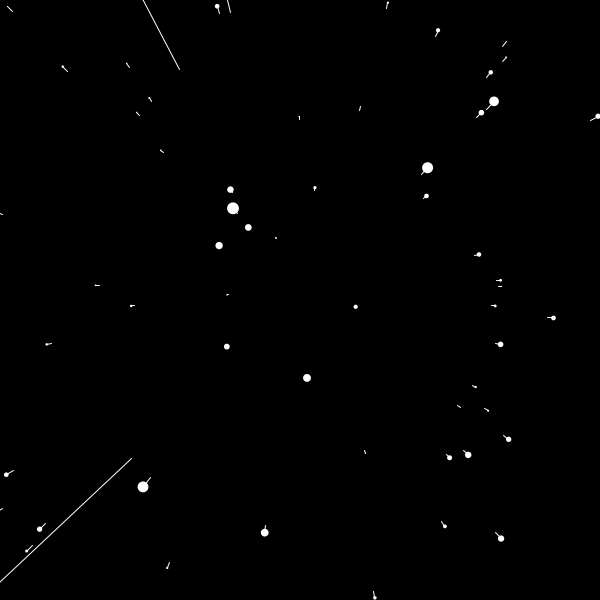
Frame 1 (no input)
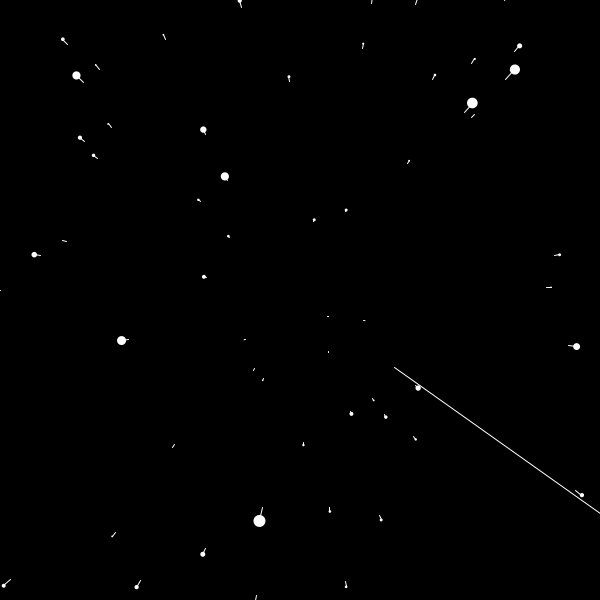
Frame 60 (the mouse pressed at the canvas centre just before this capture)
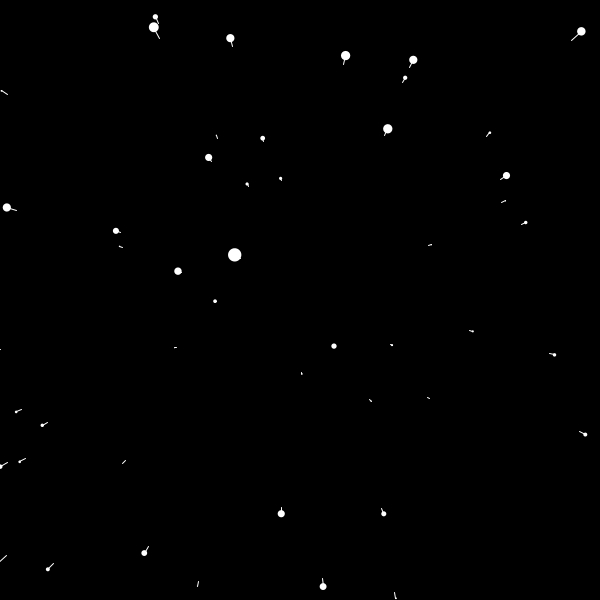
Frame 120 (the mouse held since frame 60 and released just before this capture)

The Processing sketch that drew these frames (run headless with seeded random() and noise(); from frame 60 on, the mouse is pressed at the canvas centre):

// Processing sketch: Starfield
// ── Starfield.pde
Star[] stars = new Star[600];
float speed;

void setup(){
  size(600,600);
  for(int i = 0; i < stars.length; i++){
    stars[i] = new Star();
  }
}

void draw(){
  background(0);
  speed = map(mouseX,0,width,0,50);
  translate(width/2,height/2);
  for(int i = 0; i < stars.length; i++){
    stars[i].update();
    stars[i].show();
  }
}

// ── Star.pde
class Star{
  float x, y, z;
  
  float pz;
  
  Star(){
    x = random(-width,width);
    y = random(-height,height);
    z = random(width);
    
    pz = z;
  }
  
  void update(){
    z = z - 10;
    if(z < 1){
      z = width;
      x = random(-width,width);
      y = random(-height,height);
    }
  }

  void show(){
    fill(255);
    noStroke();
    
    float sx = map(x/z,0,1,0,width);
    float sy = map(y/z,0,1,0,height);
    
    //size of stars
    float r = map(z,0,width,16,0);
    ellipse(sx,sy,r,r);
    
    float px = map(x/pz,0,1,0,width);
    float py = map(y/pz,0,1,0,height);
    
    pz = z;
    
    stroke(255);
    line(px, py, sx, sy);
  }
}
